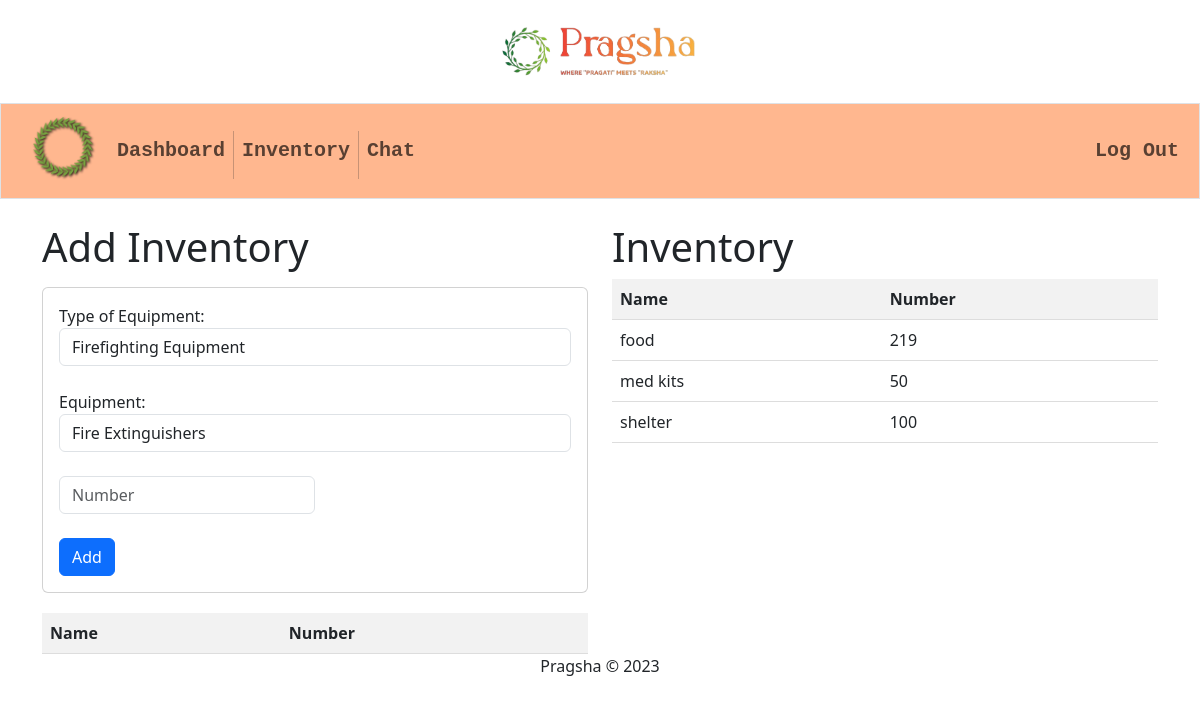
The page /agency/inventory/ (signed in) on the database its author committed.
### agency/models.py (models this page shows)
class Inventory(models.Model):
    inventory_id = models.AutoField(primary_key=True)
    agency_id = models.ForeignKey(Agency, on_delete=models.CASCADE)
    name = models.CharField(max_length=100)
    number = models.IntegerField()

### agency/views.py (the view)
# urls.py: path("inventory/", views.add_inventory, name="inventory"),
@csrf_exempt
def add_inventory(request):
    if request.method == "POST":
        name = request.POST["name"]
        number = request.POST["number"]
        agency_id = Agency.objects.get(
            agency_id=request.session["agency_id"]
        )
        if Inventory.objects.filter(
            name=name,
            agency_id=agency_id
            ).exists():
            Inventory.objects.filter(
                name=name,
                agency_id=agency_id,
            ).update(
                number=Inventory.objects.filter(
                    name=name,
                    agency_id=agency_id,
                )
                .values("number")
                .first()["number"]
                + int(number)
            )
            data = {
                "id": Inventory.objects.filter(
                    name=name,
                    agency_id=agency_id,
                )
                .values("inventory_id")
                .first()["inventory_id"],
                "name": name,
                "number": Inventory.objects.filter(
                    name=name,
                    agency_id=agency_id,
                )
                .values("number")
                .first()["number"],
            }
        else:
            inventory = Inventory(
                agency_id=agency_id,
                name=name,
                number=number,
            )
            inventory.save()
            data = {
                "id": inventory.inventory_id,
                "name": inventory.name,
                "number": inventory.number,
            }
        return JsonResponse({"status": "success", "data": data})
    else:
        inv = Inventory.objects.filter(agency_id=request.session["agency_id"]).values()
        return render(
            request, "agency/inventory.html", {"form": InventoryForm(), "inv": inv, "inventory": INVENTORY}
        )

### agency/views.py
class InventoryForm(forms.ModelForm):
    agency_id = forms.CharField(widget=forms.HiddenInput, required=False)
    name = forms.CharField(max_length=100, label="Name")
    number = forms.IntegerField(label="Number")
    class Meta:
        model = Inventory
        fields = ["name", "number"]

### agency/templates/agency/inventory.html (shortened to what this page needs)
{% extends 'agencydash/layout.html' %}
{% block main %}
<div class="row">
  <div class="col">
    <h1>Add Inventory</h1>
    <form id="inventory-form" class="form-inline">
      <div class="card mt-3">
        <div class="card-body">
            <div class="form-group">
                <label for="type">Type of Equipment:</label>
                <select id="type" class="form-control mr-2">
                    {% for type in inventory %}
                    <option value="{{ type }}">{{ type }}</option>
                    {% endfor %}
                </select>
            </div>
            <br>
            <div class="form-group">
              <label for="name">Equipment:</label>
              <select id="name" name="name" class="form-control mr-2">
              </select>
          </div>
            <br>
            <div class="form-group">
              <input type="number" name="number" id="number" class="form-control mr-2" placeholder="Number"
                style="width:50% !important;" required>
            </div>
            <br>
            <button type="submit" class="btn btn-primary">Add</button>
        </div>
    </div>
    </form>
    <table id="inventory-table">
      <thead>
        <tr>
          <th>Name</th>
          <th>Number</th>
        </tr>
      </thead>
    </table>
  </div>
  <div class="col">
    <h1>Inventory</h1>
    <table id="inventory-table">
      <thead>
        <tr>
          <th>Name</th>
          <th>Number</th>
        </tr>
      </thead>
      <tbody>
        {% for item in inv %}
        <tr>
          <td>{{ item.name }}</td>
          <td>{{ item.number }}</td>
        </tr>
        {% endfor %}
      </tbody>
    </table>
  </div>
</div>
{% endblock %}

### authentification/static/style.css (style rules this page uses)
body { font-family: Arial, sans-serif; background-color: #fff6ef; overflow-x: hidden; }

### agency/templates/agency/inventory.html (style rules this page uses)
#inventory-form { margin-bottom: 20px; }
#inventory-table { border-collapse: collapse; width: 100%; }
#inventory-table th, #inventory-table td { padding: 8px; text-align: left; border-bottom: 1px solid #ddd; }
#inventory-table th { background-color: #f2f2f2; }

### rows shown on the page
Inventory: name "food", number "219"
Inventory: name "med kits", number "50"
Inventory: name "shelter", number "100"

### other values the page prints
form field value "Firefighting Equipment"
